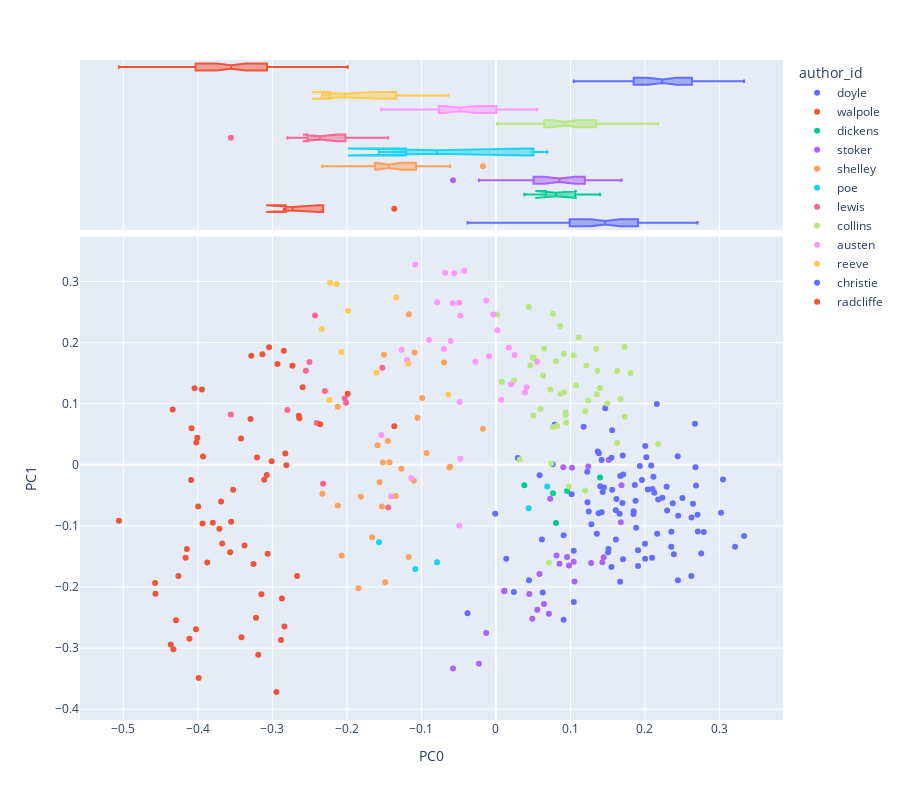

This figure's notebook cell:
### Markdown cell above
## Question 2:
Looking at the documents plotted against the first PC, which author has the highest absolute value, in terms of both mean and range? In other words, which author is farthest from 0? Again, the box plots of each author are useful here.

### Answer 2:
**Radcliffe has the highest absolute value for the first PC in terms of both mean and range**

### Code cell
vis_pcs(DCM, 0, 1)

### Figure 1 — Plotly figure (JSON) as saved in the notebook; plotly's stock layout.template omitted (floating-point values rounded to 4 significant figures)
{"data": [{"hovertemplate": "<b>%{hovertext}</b><br><br>author_id=doyle<br>PC0=%{x}<br>PC1=%{y}<extra></extra>", "hovertext": ["doyle: adventures 01", "doyle: adventures 02", "doyle: adventures 03", "doyle: adventures 04", "doyle: adventures 05", "doyle: adventures 06", "doyle: adventures 07", "doyle: adventures 08", "doyle: adventures 09", "doyle: adventures 10", "doyle: adventures 11", "doyle: adventures 12", "doyle: baskervilles 01", "doyle: baskervilles 02", "doyle: baskervilles 03", "doyle: baskervilles 04", "doyle: baskervilles 05", "doyle: baskervilles 06", "doyle: baskervilles 07", "doyle: baskervilles 08", "doyle: baskervilles 09", "doyle: baskervilles 10", "doyle: baskervilles 11", "doyle: baskervilles 12", "doyle: baskervilles 13", "doyle: baskervilles 14", "doyle: baskervilles 15", "doyle: scarlet 01", "doyle: scarlet 02", "doyle: scarlet 03", "doyle: scarlet 04", "doyle: scarlet 05", "doyle: scarlet 06", "doyle: scarlet 07", "doyle: scarlet 08", "doyle: scarlet 09", "doyle: scarlet 10", "doyle: scarlet 11", "doyle: scarlet 12", "doyle: scarlet 13", "doyle: scarlet 14", "doyle: signoffour 01", "doyle: signoffour 02", "doyle: signoffour 03", "doyle: signoffour 04", "doyle: signoffour 05", "doyle: signoffour 06", "doyle: signoffour 07", "doyle: signoffour 08", "doyle: signoffour 09", "doyle: signoffour 10", "doyle: signoffour 11", "doyle: signoffour 12"], "legendgroup": "doyle", "marker": {"color": "#636efa", "symbol": "circle"}, "mode": "markers", "name": "doyle", "orientation": "v", "showlegend": true, "type": "scatter", "x": [0.2126, 0.2706, 0.2672, 0.1382, 0.1618, 0.2443, 0.2178, 0.1281, 0.1551, 0.216, 0.1702, 0.156, 0.1226, 0.07633, 0.1229, 0.2113, 0.2439, 0.02412, 0.1016, 0.05856, 0.0617, 0.1246, 0.1367, 0.0909, 0.1932, 0.09087, 0.1177, 0.1419, 0.14, 0.1706, 0.2003, 0.1907, 0.1708, 0.2001, 0.06286, -0.000987, 0.02944, 0.01386, -0.03812, 0.2095, 0.1698, 0.1418, 0.1467, 0.166, 0.0788, 0.04441, 0.1511, 0.1667, 0.1908, 0.1874, 0.1046, 0.1354, 0.1506], "xaxis": "x", "y": [-0.04578, -0.08191, 0.06716, 0.01882, -0.05608, -0.1891, -0.05691, -0.09708, -0.1672, 0.09952, 0.01531, -0.04077, -0.01118, 0.0009452, -0.06128, -0.01944, 0.01408, -0.208, -0.04814, -0.01715, -0.1222, -0.07631, 0.02199, -0.1153, -0.00184, -0.2535, 0.06232, -0.07746, -0.03529, -0.1547, -0.1537, -0.1397, -0.01591, -0.1292, -0.2091, -0.07989, 0.01118, -0.1539, -0.243, -0.1521, -0.0626, 0.007785, 0.09267, -0.0801, 0.0656, -0.1888, -0.1377, -0.1913, -0.1657, -0.05894, -0.2247, -0.113, -0.1432], "yaxis": "y"}, {"alignmentgroup": "True", "hovertemplate": "<b>%{hovertext}</b><br><br>author_id=doyle<br>PC0=%{x}<extra></extra>", "hovertext": ["doyle: adventures 01", "doyle: adventures 02", "doyle: adventures 03", "doyle: adventures 04", "doyle: adventures 05", "doyle: adventures 06", "doyle: adventures 07", "doyle: adventures 08", "doyle: adventures 09", "doyle: adventures 10", "doyle: adventures 11", "doyle: adventures 12", "doyle: baskervilles 01", "doyle: baskervilles 02", "doyle: baskervilles 03", "doyle: baskervilles 04", "doyle: baskervilles 05", "doyle: baskervilles 06", "doyle: baskervilles 07", "doyle: baskervilles 08", "doyle: baskervilles 09", "doyle: baskervilles 10", "doyle: baskervilles 11", "doyle: baskervilles 12", "doyle: baskervilles 13", "doyle: baskervilles 14", "doyle: baskervilles 15", "doyle: scarlet 01", "doyle: scarlet 02", "doyle: scarlet 03", "doyle: scarlet 04", "doyle: scarlet 05", "doyle: scarlet 06", "doyle: scarlet 07", "doyle: scarlet 08", "doyle: scarlet 09", "doyle: scarlet 10", "doyle: scarlet 11", "doyle: scarlet 12", "doyle: scarlet 13", "doyle: scarlet 14", "doyle: signoffour 01", "doyle: signoffour 02", "doyle: signoffour 03", "doyle: signoffour 04", "doyle: signoffour 05", "doyle: signoffour 06", "doyle: signoffour 07", "doyle: signoffour 08", "doyle: signoffour 09", "doyle: signoffour 10", "doyle: signoffour 11", "doyle: signoffour 12"], "legendgroup": "doyle", "marker": {"color": "#636efa", "symbol": "circle"}, "name": "doyle", "notched": true, "offsetgroup": "doyle", "showlegend": false, "type": "box", "x": [0.2126, 0.2706, 0.2672, 0.1382, 0.1618, 0.2443, 0.2178, 0.1281, 0.1551, 0.216, 0.1702, 0.156, 0.1226, 0.07633, 0.1229, 0.2113, 0.2439, 0.02412, 0.1016, 0.05856, 0.0617, 0.1246, 0.1367, 0.0909, 0.1932, 0.09087, 0.1177, 0.1419, 0.14, 0.1706, 0.2003, 0.1907, 0.1708, 0.2001, 0.06286, -0.000987, 0.02944, 0.01386, -0.03812, 0.2095, 0.1698, 0.1418, 0.1467, 0.166, 0.0788, 0.04441, 0.1511, 0.1667, 0.1908, 0.1874, 0.1046, 0.1354, 0.1506], "xaxis": "x2", "yaxis": "y2"}, {"hovertemplate": "<b>%{hovertext}</b><br><br>author_id=walpole<br>PC0=%{x}<br>PC1=%{y}<extra></extra>", "hovertext": ["walpole: castleofotranto 01", "walpole: castleofotranto 02", "walpole: castleofotranto 03", "walpole: castleofotranto 04", "walpole: castleofotranto 05"], "legendgroup": "walpole", "marker": {"color": "#EF553B", "symbol": "circle"}, "mode": "markers", "name": "walpole", "orientation": "v", "showlegend": true, "type": "scatter", "x": [-0.2812, -0.273, -0.2637, -0.2846, -0.1364], "xaxis": "x", "y": [-0.000669, 0.1622, 0.07613, 0.1866, 0.06304], "yaxis": "y"}, {"alignmentgroup": "True", "hovertemplate": "<b>%{hovertext}</b><br><br>author_id=walpole<br>PC0=%{x}<extra></extra>", "hovertext": ["walpole: castleofotranto 01", "walpole: castleofotranto 02", "walpole: castleofotranto 03", "walpole: castleofotranto 04", "walpole: castleofotranto 05"], "legendgroup": "walpole", "marker": {"color": "#EF553B", "symbol": "circle"}, "name": "walpole", "notched": true, "offsetgroup": "walpole", "showlegend": false, "type": "box", "x": [-0.2812, -0.273, -0.2637, -0.2846, -0.1364], "xaxis": "x2", "yaxis": "y2"}, {"hovertemplate": "<b>%{hovertext}</b><br><br>author_id=dickens<br>PC0=%{x}<br>PC1=%{y}<extra></extra>", "hovertext": ["dickens: christmascarole 01", "dickens: christmascarole 02", "dickens: christmascarole 03", "dickens: christmascarole 04", "dickens: christmascarole 05"], "legendgroup": "dickens", "marker": {"color": "#00cc96", "symbol": "circle"}, "mode": "markers", "name": "dickens", "orientation": "v", "showlegend": true, "type": "scatter", "x": [0.08068, 0.0766, 0.03814, 0.09546, 0.1398], "xaxis": "x", "y": [-0.09513, -0.04641, -0.03347, -0.04268, -0.02076], "yaxis": "y"}, {"alignmentgroup": "True", "hovertemplate": "<b>%{hovertext}</b><br><br>author_id=dickens<br>PC0=%{x}<extra></extra>", "hovertext": ["dickens: christmascarole 01", "dickens: christmascarole 02", "dickens: christmascarole 03", "dickens: christmascarole 04", "dickens: christmascarole 05"], "legendgroup": "dickens", "marker": {"color": "#00cc96", "symbol": "circle"}, "name": "dickens", "notched": true, "offsetgroup": "dickens", "showlegend": false, "type": "box", "x": [0.08068, 0.0766, 0.03814, 0.09546, 0.1398], "xaxis": "x2", "yaxis": "y2"}, {"hovertemplate": "<b>%{hovertext}</b><br><br>author_id=stoker<br>PC0=%{x}<br>PC1=%{y}<extra></extra>", "hovertext": ["stoker: dracula 01", "stoker: dracula 02", "stoker: dracula 03", "stoker: dracula 04", "stoker: dracula 05", "stoker: dracula 06", "stoker: dracula 07", "stoker: dracula 08", "stoker: dracula 09", "stoker: dracula 10", "stoker: dracula 11", "stoker: dracula 12", "stoker: dracula 13", "stoker: dracula 14", "stoker: dracula 15", "stoker: dracula 16", "stoker: dracula 17", "stoker: dracula 18", "stoker: dracula 19", "stoker: dracula 20", "stoker: dracula 21", "stoker: dracula 22", "stoker: dracula 23", "stoker: dracula 24", "stoker: dracula 25", "stoker: dracula 26", "stoker: dracula 27"], "legendgroup": "stoker", "marker": {"color": "#ab63fa", "symbol": "circle"}, "mode": "markers", "name": "stoker", "orientation": "v", "showlegend": true, "type": "scatter", "x": [-0.02278, 0.01153, 0.01102, 0.04885, 0.1514, 0.09817, -0.01305, 0.05846, 0.1022, 0.09552, 0.1429, 0.1446, 0.09039, 0.1685, 0.1044, 0.04489, 0.1239, 0.07284, 0.06451, 0.1676, 0.0711, 0.1277, 0.1055, 0.08536, 0.08142, 0.05553, -0.05756], "xaxis": "x", "y": [-0.3257, -0.2062, -0.2069, -0.2521, 0.007717, -0.1649, -0.2752, -0.1789, -0.00469, -0.1509, -0.1594, -0.1512, -0.004062, -0.0334, -0.1585, -0.2113, -0.002714, -0.05557, -0.2279, -0.09389, -0.2439, -0.1606, -0.191, -0.1621, -0.1485, -0.2373, -0.3332], "yaxis": "y"}, {"alignmentgroup": "True", "hovertemplate": "<b>%{hovertext}</b><br><br>author_id=stoker<br>PC0=%{x}<extra></extra>", "hovertext": ["stoker: dracula 01", "stoker: dracula 02", "stoker: dracula 03", "stoker: dracula 04", "stoker: dracula 05", "stoker: dracula 06", "stoker: dracula 07", "stoker: dracula 08", "stoker: dracula 09", "stoker: dracula 10", "stoker: dracula 11", "stoker: dracula 12", "stoker: dracula 13", "stoker: dracula 14", "stoker: dracula 15", "stoker: dracula 16", "stoker: dracula 17", "stoker: dracula 18", "stoker: dracula 19", "stoker: dracula 20", "stoker: dracula 21", "stoker: dracula 22", "stoker: dracula 23", "stoker: dracula 24", "stoker: dracula 25", "stoker: dracula 26", "stoker: dracula 27"], "legendgroup": "stoker", "marker": {"color": "#ab63fa", "symbol": "circle"}, "name": "stoker", "notched": true, "offsetgroup": "stoker", "showlegend": false, "type": "box", "x": [-0.02278, 0.01153, 0.01102, 0.04885, 0.1514, 0.09817, -0.01305, 0.05846, 0.1022, 0.09552, 0.1429, 0.1446, 0.09039, 0.1685, 0.1044, 0.04489, 0.1239, 0.07284, 0.06451, 0.1676, 0.0711, 0.1277, 0.1055, 0.08536, 0.08142, 0.05553, -0.05756], "xaxis": "x2", "yaxis": "y2"}, {"hovertemplate": "<b>%{hovertext}</b><br><br>author_id=shelley<br>PC0=%{x}<br>PC1=%{y}<extra></extra>", "hovertext": ["shelley: frankenstein 29", "shelley: frankenstein 30", "shelley: frankenstein 31", "shelley: frankenstein 32", "shelley: frankenstein 33", "shelley: frankenstein 34", "shelley: frankenstein 35", "shelley: frankenstein 36", "shelley: frankenstein 37", "shelley: frankenstein 38", "shelley: frankenstein 39", "shelley: frankenstein 40", "shelley: frankenstein 41", "shelley: frankenstein 42", "shelley: frankenstein 43", "shelley: frankenstein 44", "shelley: frankenstein 45", "shelley: frankenstein 46", "shelley: frankenstein 47", "shelley: frankenstein 48", "shelley: frankenstein 49", "shelley: frankenstein 50", "shelley: frankenstein 51", "shelley: frankenstein 52", "shelley: frankenstein 53", "shelley: frankenstein 54", "shelley: frankenstein 55", "shelley: frankenstein 56"], "legendgroup": "shelley", "marker": {"color": "#FFA15A", "symbol": "circle"}, "mode": "markers", "name": "shelley", "orientation": "v", "showlegend": true, "type": "scatter", "x": [-0.06226, -0.06958, -0.01734, -0.1268, -0.117, -0.09303, -0.1053, -0.06161, -0.1102, -0.1502, -0.1517, -0.09902, -0.1813, -0.1845, -0.1171, -0.1428, -0.145, -0.1092, -0.1588, -0.2071, -0.1562, -0.2329, -0.1531, -0.1485, -0.1345, -0.2122, -0.1662, -0.2121], "xaxis": "x", "y": [-0.004553, 0.1676, 0.05886, -0.006273, 0.2466, 0.01928, 0.07686, -0.003297, -0.02595, 0.1803, 0.003617, 0.1093, -0.05237, -0.2019, -0.151, 0.004092, 0.03908, 0.184, 0.0322, -0.1486, -0.0287, -0.04742, -0.06832, -0.1922, -0.05111, 0.0949, -0.1184, -0.06647], "yaxis": "y"}, {"alignmentgroup": "True", "hovertemplate": "<b>%{hovertext}</b><br><br>author_id=shelley<br>PC0=%{x}<extra></extra>", "hovertext": ["shelley: frankenstein 29", "shelley: frankenstein 30", "shelley: frankenstein 31", "shelley: frankenstein 32", "shelley: frankenstein 33", "shelley: frankenstein 34", "shelley: frankenstein 35", "shelley: frankenstein 36", "shelley: frankenstein 37", "shelley: frankenstein 38", "shelley: frankenstein 39", "shelley: frankenstein 40", "shelley: frankenstein 41", "shelley: frankenstein 42", "shelley: frankenstein 43", "shelley: frankenstein 44", "shelley: frankenstein 45", "shelley: frankenstein 46", "shelley: frankenstein 47", "shelley: frankenstein 48", "shelley: frankenstein 49", "shelley: frankenstein 50", "shelley: frankenstein 51", "shelley: frankenstein 52", "shelley: frankenstein 53", "shelley: frankenstein 54", "shelley: frankenstein 55", "shelley: frankenstein 56"], "legendgroup": "shelley", "marker": {"color": "#FFA15A", "symbol": "circle"}, "name": "shelley", "notched": true, "offsetgroup": "shelley", "showlegend": false, "type": "box", "x": [-0.06226, -0.06958, -0.01734, -0.1268, -0.117, -0.09303, -0.1053, -0.06161, -0.1102, -0.1502, -0.1517, -0.09902, -0.1813, -0.1845, -0.1171, -0.1428, -0.145, -0.1092, -0.1588, -0.2071, -0.1562, -0.2329, -0.1531, -0.1485, -0.1345, -0.2122, -0.1662, -0.2121], "xaxis": "x2", "yaxis": "y2"}, {"hovertemplate": "<b>%{hovertext}</b><br><br>author_id=poe<br>PC0=%{x}<br>PC1=%{y}<extra></extra>", "hovertext": ["poe: marieroget 01", "poe: pitandpendulum 01", "poe: reddeath 01", "poe: ruemorgue 01", "poe: usher 01"], "legendgroup": "poe", "marker": {"color": "#19d3f3", "symbol": "circle"}, "mode": "markers", "name": "poe", "orientation": "v", "showlegend": true, "type": "scatter", "x": [0.06888, -0.07898, -0.1081, 0.044, -0.1569], "xaxis": "x", "y": [-0.03562, -0.1594, -0.1705, -0.0711, -0.1266], "yaxis": "y"}, {"alignmentgroup": "True", "hovertemplate": "<b>%{hovertext}</b><br><br>author_id=poe<br>PC0=%{x}<extra></extra>", "hovertext": ["poe: marieroget 01", "poe: pitandpendulum 01", "poe: reddeath 01", "poe: ruemorgue 01", "poe: usher 01"], "legendgroup": "poe", "marker": {"color": "#19d3f3", "symbol": "circle"}, "name": "poe", "notched": true, "offsetgroup": "poe", "showlegend": false, "type": "box", "x": [0.06888, -0.07898, -0.1081, 0.044, -0.1569], "xaxis": "x2", "yaxis": "y2"}, {"hovertemplate": "<b>%{hovertext}</b><br><br>author_id=lewis<br>PC0=%{x}<br>PC1=%{y}<extra></extra>", "hovertext": ["lewis: monk 01", "lewis: monk 02", "lewis: monk 03", "lewis: monk 04", "lewis: monk 05", "lewis: monk 06", "lewis: monk 07", "lewis: monk 08", "lewis: monk 09", "lewis: monk 10", "lewis: monk 11", "lewis: monk 12"], "legendgroup": "lewis", "marker": {"color": "#FF6692", "symbol": "circle"}, "mode": "markers", "name": "lewis", "orientation": "v", "showlegend": true, "type": "scatter", "x": [-0.1524, -0.2502, -0.203, -0.3558, -0.2428, -0.255, -0.2404, -0.2011, -0.2296, -0.232, -0.2798, -0.1446], "xaxis": "x", "y": [0.159, 0.1683, 0.1084, 0.08226, 0.2444, 0.1541, 0.06863, 0.1015, 0.1209, -0.03094, 0.08958, -0.06971], "yaxis": "y"}, {"alignmentgroup": "True", "hovertemplate": "<b>%{hovertext}</b><br><br>author_id=lewis<br>PC0=%{x}<extra></extra>", "hovertext": ["lewis: monk 01", "lewis: monk 02", "lewis: monk 03", "lewis: monk 04", "lewis: monk 05", "lewis: monk 06", "lewis: monk 07", "lewis: monk 08", "lewis: monk 09", "lewis: monk 10", "lewis: monk 11", "lewis: monk 12"], "legendgroup": "lewis", "marker": {"color": "#FF6692", "symbol": "circle"}, "name": "lewis", "notched": true, "offsetgroup": "lewis", "showlegend": false, "type": "box", "x": [-0.1524, -0.2502, -0.203, -0.3558, -0.2428, -0.255, -0.2404, -0.2011, -0.2296, -0.232, -0.2798, -0.1446], "xaxis": "x2", "yaxis": "y2"}, {"hovertemplate": "<b>%{hovertext}</b><br><br>author_id=collins<br>PC0=%{x}<br>PC1=%{y}<extra></extra>", "hovertext": ["collins: moonstone 44", "collins: moonstone 45", "collins: moonstone 46", "collins: moonstone 47", "collins: moonstone 48", "collins: moonstone 49", "collins: moonstone 50", "collins: moonstone 51", "collins: moonstone 52", "collins: moonstone 53", "collins: moonstone 54", "collins: moonstone 55", "collins: moonstone 56", "collins: moonstone 57", "collins: moonstone 58", "collins: moonstone 59", "collins: moonstone 60", "collins: moonstone 61", "collins: moonstone 62", "collins: moonstone 63", "collins: moonstone 64", "collins: moonstone 65", "collins: moonstone 66", "collins: moonstone 67", "collins: moonstone 68", "collins: moonstone 69", "collins: moonstone 70", "collins: moonstone 71", "collins: moonstone 72", "collins: moonstone 73", "collins: moonstone 74", "collins: moonstone 75", "collins: moonstone 76", "collins: moonstone 77", "collins: moonstone 78", "collins: moonstone 79", "collins: moonstone 80", "collins: moonstone 81", "collins: moonstone 82", "collins: moonstone 83", "collins: moonstone 84", "collins: moonstone 85", "collins: moonstone 86", "collins: moonstone 87", "collins: moonstone 88", "collins: moonstone 89"], "legendgroup": "collins", "marker": {"color": "#B6E880", "symbol": "circle"}, "mode": "markers", "name": "collins", "orientation": "v", "showlegend": true, "type": "scatter", "x": [0.03197, 0.07319, 0.09118, 0.12, 0.1626, 0.0862, 0.1214, 0.0744, 0.1362, 0.08667, 0.09347, 0.1238, 0.1672, 0.08053, 0.0935, 0.1196, 0.09151, 0.09416, 0.08187, 0.07131, 0.05081, 0.1112, 0.1346, 0.1727, 0.04946, 0.007902, 0.06477, 0.05981, 0.04621, 0.02439, 0.001541, 0.04408, 0.07638, 0.1076, 0.1629, 0.06334, 0.1494, 0.09794, 0.1355, 0.1045, 0.1806, 0.07652, 0.1397, 0.05036, 0.1728, 0.2178], "xaxis": "x", "y": [0.008779, 0.1232, 0.1817, 0.08781, 0.03579, 0.2274, 0.1626, 0.00195, 0.154, 0.1157, 0.08591, 0.1054, 0.1077, 0.1697, 0.08153, -0.04196, 0.1186, 0.06945, 0.0641, -0.1601, 0.175, 0.2084, 0.1902, 0.1927, 0.1761, 0.1361, 0.1905, 0.09118, 0.1627, 0.1382, 0.246, 0.2584, 0.2473, 0.1299, 0.1534, 0.1463, 0.1002, -0.03545, 0.1155, 0.1794, 0.1503, 0.06198, 0.1256, 0.08055, 0.0786, 0.03405], "yaxis": "y"}, {"alignmentgroup": "True", "hovertemplate": "<b>%{hovertext}</b><br><br>author_id=collins<br>PC0=%{x}<extra></extra>", "hovertext": ["collins: moonstone 44", "collins: moonstone 45", "collins: moonstone 46", "collins: moonstone 47", "collins: moonstone 48", "collins: moonstone 49", "collins: moonstone 50", "collins: moonstone 51", "collins: moonstone 52", "collins: moonstone 53", "collins: moonstone 54", "collins: moonstone 55", "collins: moonstone 56", "collins: moonstone 57", "collins: moonstone 58", "collins: moonstone 59", "collins: moonstone 60", "collins: moonstone 61", "collins: moonstone 62", "collins: moonstone 63", "collins: moonstone 64", "collins: moonstone 65", "collins: moonstone 66", "collins: moonstone 67", "collins: moonstone 68", "collins: moonstone 69", "collins: moonstone 70", "collins: moonstone 71", "collins: moonstone 72", "collins: moonstone 73", "collins: moonstone 74", "collins: moonstone 75", "collins: moonstone 76", "collins: moonstone 77", "collins: moonstone 78", "collins: moonstone 79", "collins: moonstone 80", "collins: moonstone 81", "collins: moonstone 82", "collins: moonstone 83", "collins: moonstone 84", "collins: moonstone 85", "collins: moonstone 86", "collins: moonstone 87", "collins: moonstone 88", "collins: moonstone 89"], "legendgroup": "collins", "marker": {"color": "#B6E880", "symbol": "circle"}, "name": "collins", "notched": true, "offsetgroup": "collins", "showlegend": false, "type": "box", "x": [0.03197, 0.07319, 0.09118, 0.12, 0.1626, 0.0862, 0.1214, 0.0744, 0.1362, 0.08667, 0.09347, 0.1238, 0.1672, 0.08053, 0.0935, 0.1196, 0.09151, 0.09416, 0.08187, 0.07131, 0.05081, 0.1112, 0.1346, 0.1727, 0.04946, 0.007902, 0.06477, 0.05981, 0.04621, 0.02439, 0.001541, 0.04408, 0.07638, 0.1076, 0.1629, 0.06334, 0.1494, 0.09794, 0.1355, 0.1045, 0.1806, 0.07652, 0.1397, 0.05036, 0.1728, 0.2178], "xaxis": "x2", "yaxis": "y2"}, {"hovertemplate": "<b>%{hovertext}</b><br><br>author_id=austen<br>PC0=%{x}<br>PC1=%{y}<extra></extra>", "hovertext": ["austen: northangerabbey 01", "austen: northangerabbey 02", "austen: northangerabbey 03", "austen: northangerabbey 04", "austen: northangerabbey 05", "austen: northangerabbey 06", "austen: northangerabbey 07", "austen: northangerabbey 08", "austen: northangerabbey 09", "austen: northangerabbey 10", "austen: northangerabbey 11", "austen: northangerabbey 12", "austen: northangerabbey 13", "austen: northangerabbey 14", "austen: northangerabbey 15", "austen: northangerabbey 16", "austen: northangerabbey 17", "austen: northangerabbey 18", "austen: northangerabbey 19", "austen: northangerabbey 20", "austen: northangerabbey 21", "austen: northangerabbey 22", "austen: northangerabbey 23", "austen: northangerabbey 24", "austen: northangerabbey 25", "austen: northangerabbey 26", "austen: northangerabbey 27", "austen: northangerabbey 28", "austen: northangerabbey 29", "austen: northangerabbey 30", "austen: northangerabbey 31"], "legendgroup": "austen", "marker": {"color": "#FF97FF", "symbol": "circle"}, "mode": "markers", "name": "austen", "orientation": "v", "showlegend": true, "type": "scatter", "x": [-0.009163, 0.02505, 0.05515, -0.06071, -0.02761, 0.007285, 0.04133, -0.04759, 0.03924, -0.003471, -0.04778, 0.02044, -0.04917, 0.01731, -0.06826, -0.04242, -0.1265, -0.01293, -0.07887, -0.1408, -0.04911, -0.04871, -0.1136, -0.1538, -0.05581, -0.06979, 0.001968, -0.1193, -0.08982, -0.1083, -0.05801], "xaxis": "x", "y": [0.1778, 0.1797, 0.1688, 0.2026, 0.1687, 0.1062, 0.1268, 0.2438, 0.1183, 0.2461, 0.009917, 0.1318, 0.2653, 0.1915, 0.3142, 0.3175, 0.1884, 0.2689, 0.2661, -0.05152, -0.09945, 0.1028, -0.02162, 0.04895, 0.3135, 0.1895, 0.2204, 0.1715, 0.2042, 0.328, 0.2646], "yaxis": "y"}, {"alignmentgroup": "True", "hovertemplate": "<b>%{hovertext}</b><br><br>author_id=austen<br>PC0=%{x}<extra></extra>", "hovertext": ["austen: northangerabbey 01", "austen: northangerabbey 02", "austen: northangerabbey 03", "austen: northangerabbey 04", "austen: northangerabbey 05", "austen: northangerabbey 06", "austen: northangerabbey 07", "austen: northangerabbey 08", "austen: northangerabbey 09", "austen: northangerabbey 10", "austen: northangerabbey 11", "austen: northangerabbey 12", "austen: northangerabbey 13", "austen: northangerabbey 14", "austen: northangerabbey 15", "austen: northangerabbey 16", "austen: northangerabbey 17", "austen: northangerabbey 18", "austen: northangerabbey 19", "austen: northangerabbey 20", "austen: northangerabbey 21", "austen: northangerabbey 22", "austen: northangerabbey 23", "austen: northangerabbey 24", "austen: northangerabbey 25", "austen: northangerabbey 26", "austen: northangerabbey 27", "austen: northangerabbey 28", "austen: northangerabbey 29", "austen: northangerabbey 30", "austen: northangerabbey 31"], "legendgroup": "austen", "marker": {"color": "#FF97FF", "symbol": "circle"}, "name": "austen", "notched": true, "offsetgroup": "austen", "showlegend": false, "type": "box", "x": [-0.009163, 0.02505, 0.05515, -0.06071, -0.02761, 0.007285, 0.04133, -0.04759, 0.03924, -0.003471, -0.04778, 0.02044, -0.04917, 0.01731, -0.06826, -0.04242, -0.1265, -0.01293, -0.07887, -0.1408, -0.04911, -0.04871, -0.1136, -0.1538, -0.05581, -0.06979, 0.001968, -0.1193, -0.08982, -0.1083, -0.05801], "xaxis": "x2", "yaxis": "y2"}, {"hovertemplate": "<b>%{hovertext}</b><br><br>author_id=reeve<br>PC0=%{x}<br>PC1=%{y}<extra></extra>", "hovertext": ["reeve: oldenglishbaron 01", "reeve: oldenglishbaron 02", "reeve: oldenglishbaron 03", "reeve: oldenglishbaron 04", "reeve: oldenglishbaron 05", "reeve: oldenglishbaron 06", "reeve: oldenglishbaron 07", "reeve: oldenglishbaron 08", "reeve: oldenglishbaron 09", "reeve: oldenglishbaron 10"], "legendgroup": "reeve", "marker": {"color": "#FECB52", "symbol": "circle"}, "mode": "markers", "name": "reeve", "orientation": "v", "showlegend": true, "type": "scatter", "x": [-0.2071, -0.1982, -0.2235, -0.1175, -0.1604, -0.1336, -0.2335, -0.2139, -0.2225, -0.06377], "xaxis": "x", "y": [0.1848, 0.2518, 0.1062, 0.1658, 0.1505, 0.2737, 0.2223, 0.2958, 0.2981, 0.1149], "yaxis": "y"}, {"alignmentgroup": "True", "hovertemplate": "<b>%{hovertext}</b><br><br>author_id=reeve<br>PC0=%{x}<extra></extra>", "hovertext": ["reeve: oldenglishbaron 01", "reeve: oldenglishbaron 02", "reeve: oldenglishbaron 03", "reeve: oldenglishbaron 04", "reeve: oldenglishbaron 05", "reeve: oldenglishbaron 06", "reeve: oldenglishbaron 07", "reeve: oldenglishbaron 08", "reeve: oldenglishbaron 09", "reeve: oldenglishbaron 10"], "legendgroup": "reeve", "marker": {"color": "#FECB52", "symbol": "circle"}, "name": "reeve", "notched": true, "offsetgroup": "reeve", "showlegend": false, "type": "box", "x": [-0.2071, -0.1982, -0.2235, -0.1175, -0.1604, -0.1336, -0.2335, -0.2139, -0.2225, -0.06377], "xaxis": "x2", "yaxis": "y2"}, {"hovertemplate": "<b>%{hovertext}</b><br><br>author_id=christie<br>PC0=%{x}<br>PC1=%{y}<extra></extra>", "hovertext": ["christie: secretadversary 01", "christie: secretadversary 02", "christie: secretadversary 03", "christie: secretadversary 04", "christie: secretadversary 05", "christie: secretadversary 06", "christie: secretadversary 07", "christie: secretadversary 08", "christie: secretadversary 09", "christie: secretadversary 10", "christie: secretadversary 11", "christie: secretadversary 12", "christie: secretadversary 13", "christie: secretadversary 14", "christie: secretadversary 15", "christie: secretadversary 16", "christie: secretadversary 17", "christie: secretadversary 18", "christie: secretadversary 19", "christie: secretadversary 20", "christie: secretadversary 21", "christie: secretadversary 22", "christie: secretadversary 23", "christie: secretadversary 24", "christie: secretadversary 25", "christie: secretadversary 26", "christie: secretadversary 27", "christie: secretadversary 28", "christie: styles 01", "christie: styles 02", "christie: styles 03", "christie: styles 04", "christie: styles 05", "christie: styles 06", "christie: styles 07", "christie: styles 08", "christie: styles 09", "christie: styles 10", "christie: styles 11", "christie: styles 12", "christie: styles 13"], "legendgroup": "christie", "marker": {"color": "#636efa", "symbol": "circle"}, "mode": "markers", "name": "christie", "orientation": "v", "showlegend": true, "type": "scatter", "x": [0.2004, 0.2298, 0.279, 0.2102, 0.2019, 0.2446, 0.161, 0.1378, 0.2504, 0.145, 0.2388, 0.3331, 0.2755, 0.2038, 0.3021, 0.1883, 0.2623, 0.3209, 0.2626, 0.2164, 0.2646, 0.3048, 0.161, 0.271, 0.2353, 0.1849, 0.2291, 0.2373, 0.2084, 0.1433, 0.1044, 0.2354, 0.2686, 0.1864, 0.2234, 0.2678, 0.1846, 0.196, 0.155, 0.167, 0.156], "xaxis": "x", "y": [0.03098, -0.0748, -0.1101, -0.03946, 0.01224, -0.08331, -0.1223, -0.07915, -0.05448, -0.03715, -0.1462, -0.1164, -0.1453, -0.04025, -0.07836, -0.1031, -0.1819, -0.134, -0.08612, -0.1129, -0.06371, -0.024, -0.07431, -0.1093, -0.1342, -0.0758, -0.03586, -0.06281, -0.001194, -0.04456, -0.1408, -0.1094, -0.03366, -0.0331, -0.05405, -0.004137, -0.08052, -0.02467, 0.01139, -0.01811, 0.05647], "yaxis": "y"}, {"alignmentgroup": "True", "hovertemplate": "<b>%{hovertext}</b><br><br>author_id=christie<br>PC0=%{x}<extra></extra>", "hovertext": ["christie: secretadversary 01", "christie: secretadversary 02", "christie: secretadversary 03", "christie: secretadversary 04", "christie: secretadversary 05", "christie: secretadversary 06", "christie: secretadversary 07", "christie: secretadversary 08", "christie: secretadversary 09", "christie: secretadversary 10", "christie: secretadversary 11", "christie: secretadversary 12", "christie: secretadversary 13", "christie: secretadversary 14", "christie: secretadversary 15", "christie: secretadversary 16", "christie: secretadversary 17", "christie: secretadversary 18", "christie: secretadversary 19", "christie: secretadversary 20", "christie: secretadversary 21", "christie: secretadversary 22", "christie: secretadversary 23", "christie: secretadversary 24", "christie: secretadversary 25", "christie: secretadversary 26", "christie: secretadversary 27", "christie: secretadversary 28", "christie: styles 01", "christie: styles 02", "christie: styles 03", "christie: styles 04", "christie: styles 05", "christie: styles 06", "christie: styles 07", "christie: styles 08", "christie: styles 09", "christie: styles 10", "christie: styles 11", "christie: styles 12", "christie: styles 13"], "legendgroup": "christie", "marker": {"color": "#636efa", "symbol": "circle"}, "name": "christie", "notched": true, "offsetgroup": "christie", "showlegend": false, "type": "box", "x": [0.2004, 0.2298, 0.279, 0.2102, 0.2019, 0.2446, 0.161, 0.1378, 0.2504, 0.145, 0.2388, 0.3331, 0.2755, 0.2038, 0.3021, 0.1883, 0.2623, 0.3209, 0.2626, 0.2164, 0.2646, 0.3048, 0.161, 0.271, 0.2353, 0.1849, 0.2291, 0.2373, 0.2084, 0.1433, 0.1044, 0.2354, 0.2686, 0.1864, 0.2234, 0.2678, 0.1846, 0.196, 0.155, 0.167, 0.156], "xaxis": "x2", "yaxis": "y2"}, {"hovertemplate": "<b>%{hovertext}</b><br><br>author_id=radcliffe<br>PC0=%{x}<br>PC1=%{y}<extra></extra>", "hovertext": ["radcliffe: udolpho 01", "radcliffe: udolpho 02", "radcliffe: udolpho 03", "radcliffe: udolpho 04", "radcliffe: udolpho 05", "radcliffe: udolpho 06", "radcliffe: udolpho 07", "radcliffe: udolpho 08", "radcliffe: udolpho 09", "radcliffe: udolpho 10", "radcliffe: udolpho 11", "radcliffe: udolpho 12", "radcliffe: udolpho 13", "radcliffe: udolpho 14", "radcliffe: udolpho 15", "radcliffe: udolpho 16", "radcliffe: udolpho 17", "radcliffe: udolpho 18", "radcliffe: udolpho 19", "radcliffe: udolpho 20", "radcliffe: udolpho 21", "radcliffe: udolpho 22", "radcliffe: udolpho 23", "radcliffe: udolpho 24", "radcliffe: udolpho 25", "radcliffe: udolpho 26", "radcliffe: udolpho 27", "radcliffe: udolpho 28", "radcliffe: udolpho 29", "radcliffe: udolpho 30", "radcliffe: udolpho 31", "radcliffe: udolpho 32", "radcliffe: udolpho 33", "radcliffe: udolpho 34", "radcliffe: udolpho 35", "radcliffe: udolpho 36", "radcliffe: udolpho 37", "radcliffe: udolpho 38", "radcliffe: udolpho 39", "radcliffe: udolpho 40", "radcliffe: udolpho 41", "radcliffe: udolpho 42", "radcliffe: udolpho 43", "radcliffe: udolpho 44", "radcliffe: udolpho 45", "radcliffe: udolpho 46", "radcliffe: udolpho 47", "radcliffe: udolpho 48", "radcliffe: udolpho 49", "radcliffe: udolpho 50", "radcliffe: udolpho 51", "radcliffe: udolpho 52", "radcliffe: udolpho 53", "radcliffe: udolpho 54", "radcliffe: udolpho 55", "radcliffe: udolpho 56", "radcliffe: udolpho 57"], "legendgroup": "radcliffe", "marker": {"color": "#EF553B", "symbol": "circle"}, "mode": "markers", "name": "radcliffe", "orientation": "v", "showlegend": true, "type": "scatter", "x": [-0.4147, -0.3421, -0.2838, -0.3191, -0.2669, -0.4261, -0.3206, -0.506, -0.3009, -0.4008, -0.3294, -0.3134, -0.4339, -0.3415, -0.2885, -0.3931, -0.2932, -0.4364, -0.4574, -0.4084, -0.2645, -0.3711, -0.3567, -0.3938, -0.3253, -0.3148, -0.3374, -0.3674, -0.2872, -0.3996, -0.4113, -0.322, -0.4328, -0.4026, -0.4569, -0.3989, -0.4021, -0.3945, -0.2594, -0.1989, -0.3688, -0.3063, -0.4293, -0.3874, -0.409, -0.2358, -0.3044, -0.3527, -0.2826, -0.2945, -0.3075, -0.3799, -0.3554, -0.4045, -0.3283, -0.4165, -0.311], "xaxis": "x", "y": [-0.1377, 0.0432, -0.2645, -0.3111, -0.1821, -0.1819, 0.01191, -0.0914, 0.005819, 0.04424, 0.07488, 0.181, 0.09051, -0.2823, -0.2868, 0.0138, 0.1651, -0.2939, -0.1933, 0.05969, 0.08025, -0.1045, -0.1431, -0.09626, -0.1624, -0.2119, -0.132, -0.1289, -0.219, -0.06818, -0.2846, -0.2503, -0.302, -0.269, -0.2111, -0.349, 0.03666, 0.1235, 0.1269, 0.1164, -0.06019, -0.1455, -0.2545, -0.1598, -0.02469, 0.0663, 0.1925, -0.04069, 0.01847, -0.372, -0.01687, -0.09492, -0.09312, 0.1254, 0.1785, -0.1521, -0.02442], "yaxis": "y"}, {"alignmentgroup": "True", "hovertemplate": "<b>%{hovertext}</b><br><br>author_id=radcliffe<br>PC0=%{x}<extra></extra>", "hovertext": ["radcliffe: udolpho 01", "radcliffe: udolpho 02", "radcliffe: udolpho 03", "radcliffe: udolpho 04", "radcliffe: udolpho 05", "radcliffe: udolpho 06", "radcliffe: udolpho 07", "radcliffe: udolpho 08", "radcliffe: udolpho 09", "radcliffe: udolpho 10", "radcliffe: udolpho 11", "radcliffe: udolpho 12", "radcliffe: udolpho 13", "radcliffe: udolpho 14", "radcliffe: udolpho 15", "radcliffe: udolpho 16", "radcliffe: udolpho 17", "radcliffe: udolpho 18", "radcliffe: udolpho 19", "radcliffe: udolpho 20", "radcliffe: udolpho 21", "radcliffe: udolpho 22", "radcliffe: udolpho 23", "radcliffe: udolpho 24", "radcliffe: udolpho 25", "radcliffe: udolpho 26", "radcliffe: udolpho 27", "radcliffe: udolpho 28", "radcliffe: udolpho 29", "radcliffe: udolpho 30", "radcliffe: udolpho 31", "radcliffe: udolpho 32", "radcliffe: udolpho 33", "radcliffe: udolpho 34", "radcliffe: udolpho 35", "radcliffe: udolpho 36", "radcliffe: udolpho 37", "radcliffe: udolpho 38", "radcliffe: udolpho 39", "radcliffe: udolpho 40", "radcliffe: udolpho 41", "radcliffe: udolpho 42", "radcliffe: udolpho 43", "radcliffe: udolpho 44", "radcliffe: udolpho 45", "radcliffe: udolpho 46", "radcliffe: udolpho 47", "radcliffe: udolpho 48", "radcliffe: udolpho 49", "radcliffe: udolpho 50", "radcliffe: udolpho 51", "radcliffe: udolpho 52", "radcliffe: udolpho 53", "radcliffe: udolpho 54", "radcliffe: udolpho 55", "radcliffe: udolpho 56", "radcliffe: udolpho 57"], "legendgroup": "radcliffe", "marker": {"color": "#EF553B", "symbol": "circle"}, "name": "radcliffe", "notched": true, "offsetgroup": "radcliffe", "showlegend": false, "type": "box", "x": [-0.4147, -0.3421, -0.2838, -0.3191, -0.2669, -0.4261, -0.3206, -0.506, -0.3009, -0.4008, -0.3294, -0.3134, -0.4339, -0.3415, -0.2885, -0.3931, -0.2932, -0.4364, -0.4574, -0.4084, -0.2645, -0.3711, -0.3567, -0.3938, -0.3253, -0.3148, -0.3374, -0.3674, -0.2872, -0.3996, -0.4113, -0.322, -0.4328, -0.4026, -0.4569, -0.3989, -0.4021, -0.3945, -0.2594, -0.1989, -0.3688, -0.3063, -0.4293, -0.3874, -0.409, -0.2358, -0.3044, -0.3527, -0.2826, -0.2945, -0.3075, -0.3799, -0.3554, -0.4045, -0.3283, -0.4165, -0.311], "xaxis": "x2", "yaxis": "y2"}], "layout": {"height": 800, "legend": {"title": {"text": "author_id"}, "tracegroupgap": 0}, "margin": {"t": 60}, "xaxis": {"anchor": "y", "domain": [0, 1], "title": {"text": "PC0"}}, "xaxis2": {"anchor": "y2", "domain": [0, 1], "matches": "x", "showgrid": true, "showticklabels": false}, "yaxis": {"anchor": "x", "domain": [0, 0.7326], "title": {"text": "PC1"}}, "yaxis2": {"anchor": "x2", "domain": [0.7426, 1], "matches": "y2", "showgrid": false, "showline": false, "showticklabels": false, "ticks": ""}}}
